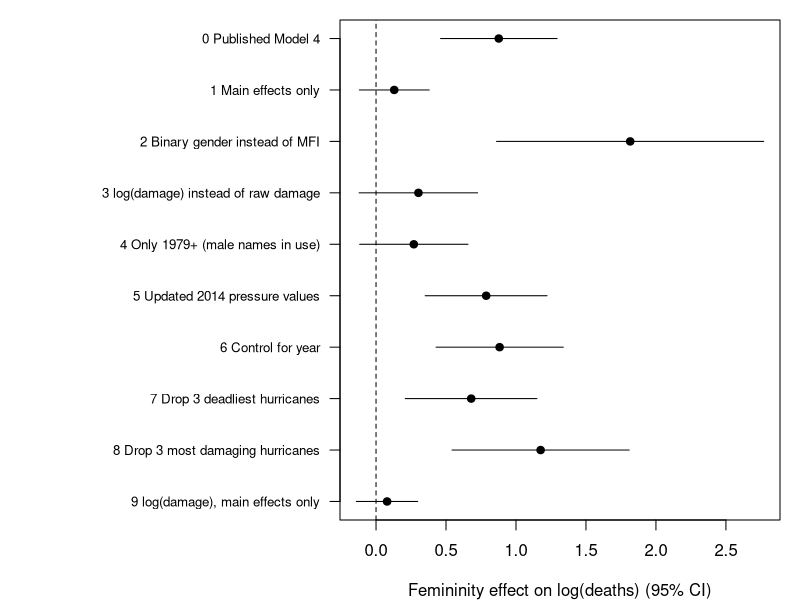

This chart was generated by the following R code:
# Reproduction + robustness of Jung et al. (2014), PNAS. Run: Rscript analysis.R
suppressPackageStartupMessages({library(MASS); library(glmmTMB)})
d <- read.csv("hurricanes.csv")
z <- function(x) (x - mean(x)) / sd(x)
d$ZMinP_upd <- z(d$Minpressure_Updated_2014)  # ZMinPressure_A in the file is standardised from MinPressure_before
d$ZlogNDAM <- z(log(d$NDAM))

# Published Model 4: NB GLM, standardized MFI x pressure and MFI x damage
m4 <- glm.nb(alldeaths ~ ZMasFem * ZMinPressure_A + ZMasFem * ZNDAM, data = d)
cat("== Model 4 reproduction ==\n"); print(round(coef(summary(m4)), 3))

# Predicted deaths, MFI = 3 vs 9, pressure at mean; "severe" damage taken as +1 SD
pz <- function(mfi) (mfi - mean(d$MasFem)) / sd(d$MasFem)
nd <- data.frame(ZMasFem = pz(c(3, 9)), ZMinPressure_A = 0, ZNDAM = 1)
cat("\nPredicted deaths MFI 3 vs 9 (ZNDAM=+1):", round(predict(m4, nd, type = "response"), 2), "\n")

# Robustness: estimand = effect of +1 SD femininity (or female vs male) on log deaths
# at mean pressure; damage at +1 SD for interaction models (as in the paper) and main effect otherwise.
eff <- function(m, term, dmg = "ZNDAM") {
  b <- fixef(m)$cond; V <- vcov(m)$cond; L <- setNames(rep(0, length(b)), names(b)); L[term] <- 1
  ia <- paste0(term, ":", dmg); if (ia %in% names(b)) L[ia] <- 1
  est <- sum(L * b); se <- sqrt(drop(t(L) %*% V %*% L))
  c(est = est, lo = est - 1.96 * se, hi = est + 1.96 * se, p = 2 * pnorm(-abs(est / se)))
}
spec <- list(
  "0 Published Model 4"                 = list(f = alldeaths ~ ZMasFem * ZMinPressure_A + ZMasFem * ZNDAM, t = "ZMasFem"),
  "1 Main effects only"                 = list(f = alldeaths ~ ZMasFem + ZMinPressure_A + ZNDAM, t = "ZMasFem"),
  "2 Binary gender instead of MFI"      = list(f = alldeaths ~ Gender_MF * ZMinPressure_A + Gender_MF * ZNDAM, t = "Gender_MF"),
  "3 log(damage) instead of raw damage" = list(f = alldeaths ~ ZMasFem * ZMinPressure_A + ZMasFem * ZlogNDAM, t = "ZMasFem", dmg = "ZlogNDAM"),
  "4 Only 1979+ (male names in use)"    = list(f = alldeaths ~ ZMasFem * ZMinPressure_A + ZMasFem * ZNDAM, t = "ZMasFem", sub = d$Year >= 1979),
  "5 Updated 2014 pressure values"      = list(f = alldeaths ~ ZMasFem * ZMinP_upd + ZMasFem * ZNDAM, t = "ZMasFem"),
  "6 Control for year"                  = list(f = alldeaths ~ ZMasFem * ZMinPressure_A + ZMasFem * ZNDAM + Year, t = "ZMasFem"),
  "7 Drop 3 deadliest hurricanes"       = list(f = alldeaths ~ ZMasFem * ZMinPressure_A + ZMasFem * ZNDAM, t = "ZMasFem", sub = rank(-d$alldeaths, ties.method = "first") > 3),
  "8 Drop 3 most damaging hurricanes"   = list(f = alldeaths ~ ZMasFem * ZMinPressure_A + ZMasFem * ZNDAM, t = "ZMasFem", sub = rank(-d$NDAM, ties.method = "first") > 3),
  "9 log(damage), main effects only"    = list(f = alldeaths ~ ZMasFem + ZMinPressure_A + ZlogNDAM, t = "ZMasFem")
)
res <- do.call(rbind, lapply(names(spec), function(n) {
  s <- spec[[n]]; dd <- if (is.null(s$sub)) d else d[s$sub, ]
  # glmmTMB maximises the NB likelihood directly; glm.nb's IRLS fails to converge for spec 3
  m <- glmmTMB(s$f, data = dd, family = nbinom2)
  data.frame(spec = n, n = nrow(dd), t(eff(m, s$t, if (is.null(s$dmg)) "ZNDAM" else s$dmg)),
             theta = round(sigma(m), 2), converged = m$fit$convergence == 0)
}))
res[, 3:6] <- round(res[, 3:6], 3)
cat("\n== Robustness: effect of femininity on log deaths ==\n"); print(res, row.names = FALSE)
write.csv(res, "robustness.csv", row.names = FALSE)

png("robustness.png", width = 900, height = 520, res = 110)
par(mar = c(4, 17, 1, 1)); k <- nrow(res):1
plot(res$est, k, xlim = range(res$lo, res$hi), yaxt = "n", pch = 19, ylab = "",
     xlab = "Femininity effect on log(deaths) (95% CI)")
segments(res$lo, k, res$hi, k); abline(v = 0, lty = 2)
axis(2, at = k, labels = res$spec, las = 1, cex.axis = .8)
invisible(dev.off())
